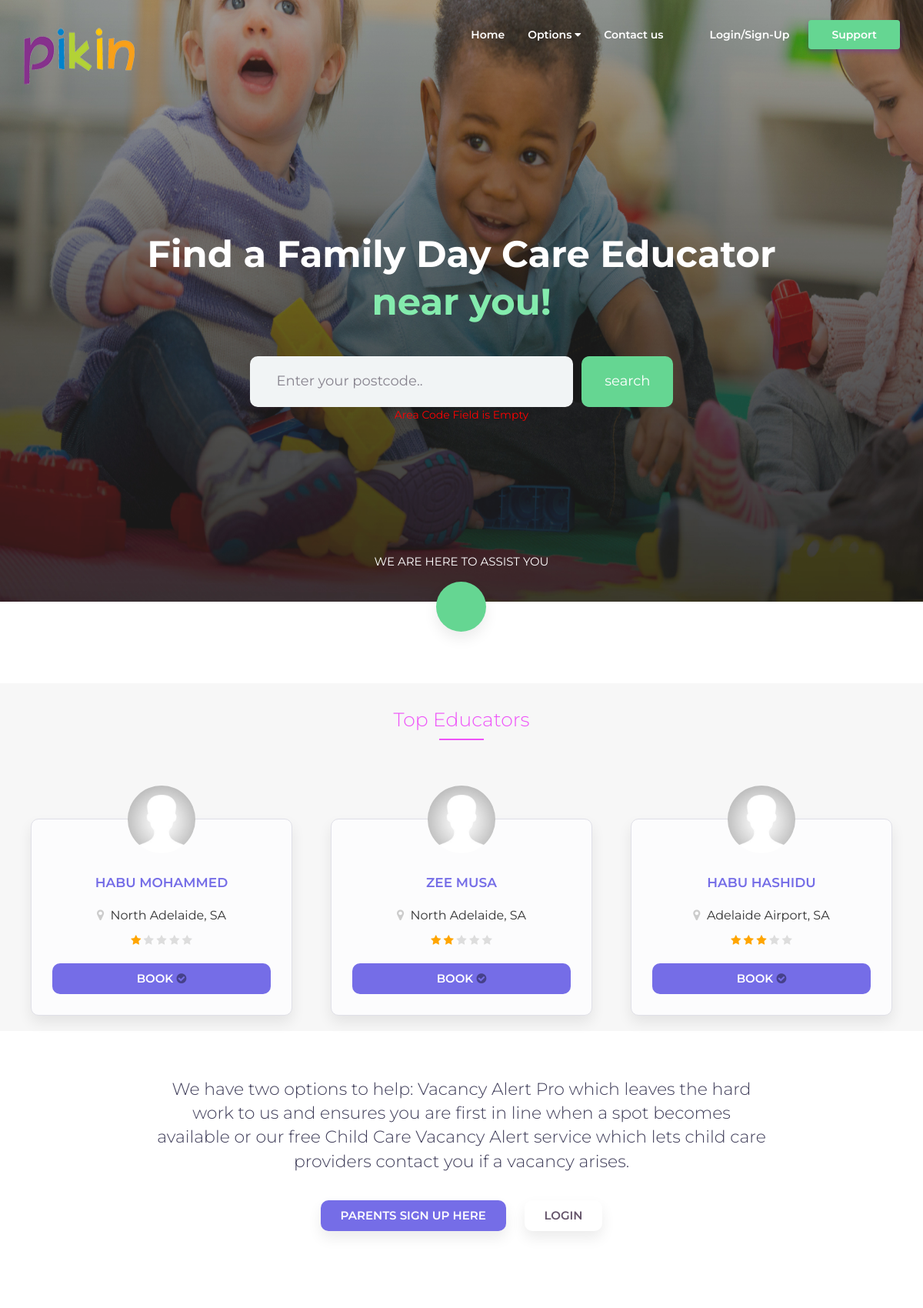
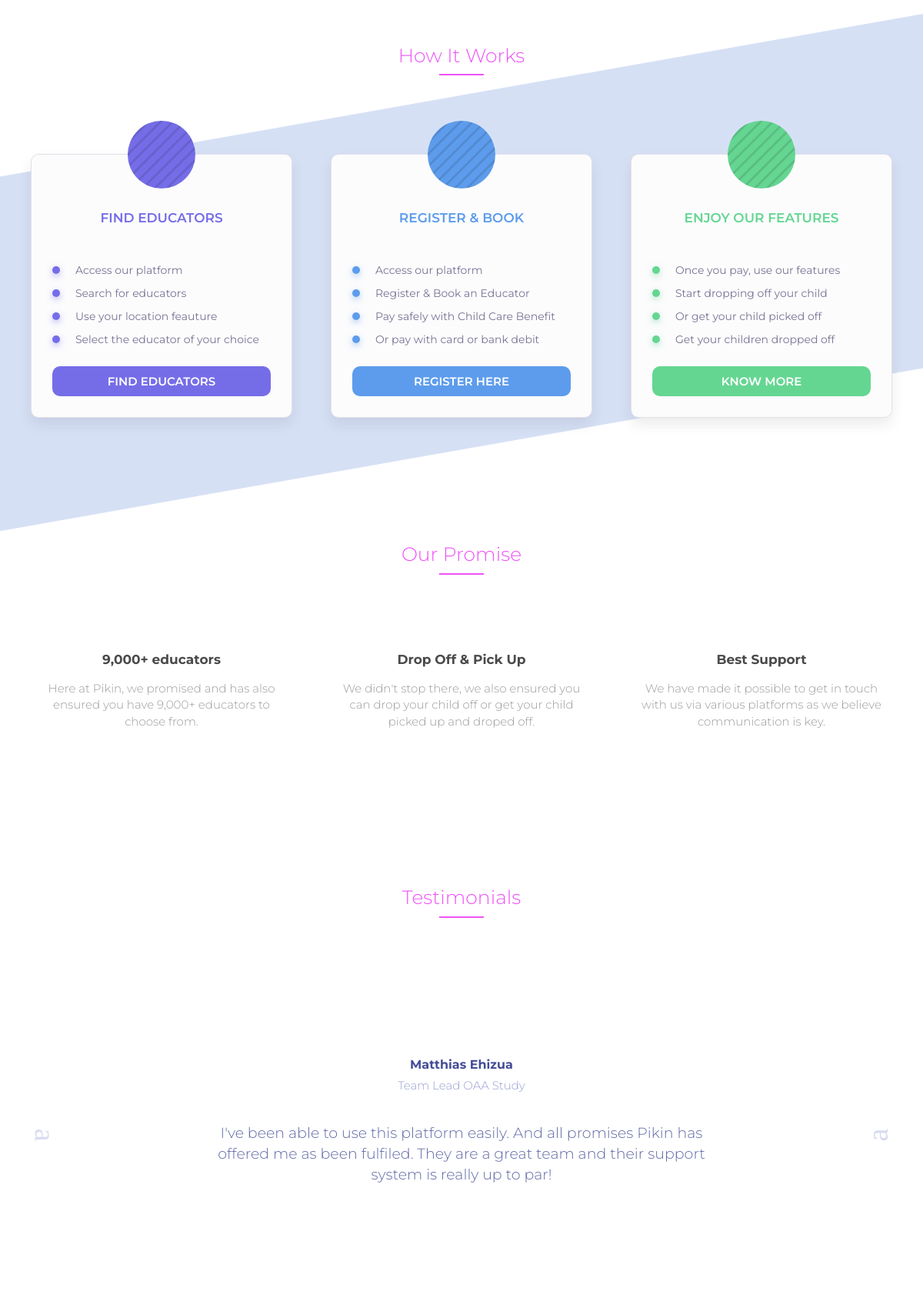
The page /index.php?NoCode=true&reason=blank (upper part) on the database its author committed (2 pictures, top to bottom).
### tables this page shows
CREATE TABLE `educators` (
  `EducatorID` int(200) NOT NULL,
  `CoordinatorID` int(11) NOT NULL,
  `firstname` text NOT NULL,
  `lastname` text NOT NULL,
  `email` varchar(30) NOT NULL,
  `password` varchar(30) NOT NULL,
  `hashkey` varchar(32) DEFAULT NULL,
  `phonenumber` varchar(30) DEFAULT NULL,
  `address` varchar(250) DEFAULT NULL,
  `suburb` varchar(250) DEFAULT NULL,
  `postcode` int(30) DEFAULT NULL,
  `avatar` varchar(255) DEFAULT 'default.jpg',
  `numkids` varchar(250) DEFAULT NULL,
  `ageofkids` varchar(50) DEFAULT NULL,
  `typeofservice` varchar(250) DEFAULT NULL,
  `servicehours` varchar(250) DEFAULT NULL,
  `rating` int(5) DEFAULT '0',
  `active` int(1) DEFAULT '0'
);

### index.php (the view, shortened to what this page needs)
<!doctype html>
<html>
<head>
<link rel="stylesheet" type="text/css" href="css/bootstrap.min.css">
<link rel="stylesheet" type="text/css" href="css/bootstrap-slider.min.css">
<link rel="stylesheet" type="text/css" href="css/font-awesome.min.css">
<link rel="stylesheet" type="text/css" href="css/slick.css">
<link rel="stylesheet" type="text/css" href="css/style.css">
</head>
<body>
<div id="header-holder">
    <div class="bg-animation"></div>
    <nav id="nav" class="navbar navbar-default navbar-full">
        <div class="container-fluid">
            <div class="container container-nav">
                <div class="row">
                    <div class="col-md-12">
                        <div class="navbar-header">
                            <a class="logo-holder" href="index.php">
                                <div class="logo" style="width:150px;height:80px"></div>
                            </a>
                        </div>
                        <div style="height: 1px;" role="main" aria-expanded="false" class="navbar-collapse collapse" id="bs">
                            <ul class="nav navbar-nav navbar-right">
                                <li><a href="index.php">Home</a></li>
                                <li class="dropdown mega">
                                    <a href="#pricing">Options <i class="fa fa-caret-down"></i></a>
                                </li>
                                <li><a href="contact.html">Contact us</a></li>
                                <li><a class="login-button" href="signin.php">Login/Sign-Up</a></li>
                                <li class="support-button-holder support-dropdown">
                                    <a class="support-button" href="#">Support</a>
                                </li>
                            </ul>
                        </div>
                    </div>
                </div>
            </div>
        </div>
    </nav>
    <div id="top-content" class="container-fluid">
        <div class="container">
            <div class="row">
                <div class="col-md-12">
                    <div class="big-title">Find a Family Day Care Educator <br>
                        <span>near you!</span>
                    </div>
                    <div class="educators-search-holder">
                        <form id="educators-search" action="search.php" method="POST">
                            <input id="educators-text" type="text" name="postcode" placeholder="Enter your postcode.." />
                            <span class="inline-button">
                                <input id="search-btn" type="submit" name="search" value="search">
                            </span>
                            <div>
                                <?php
                            $reasons = array("wrongarea" => "Incorrect Area Code", "blank" => "Area Code Field is Empty");
                            if(isset($_GET["NoCode"])){
                                if($_GET["NoCode"]) ?>
                                <font color="red"><?php echo $reasons[$_GET["reason"]];
                            }?></font>
                            </div>
                        </form>
                    </div>
                </div>
                <div class="col-md-12">
                    <div class="arrow-button-holder">
                        <a href="#pricing">
                            <div class="button-text">We are here to assist you</div>
                            <div class="arrow-icon">
                            </div>
                        </a>
                    </div>
                </div>
            </div>
        </div>
    </div>
</div>
<div class="container-fluid" style="background: #f7f7f7">
    <div class="container">
        <div class="row">
            <div class="col-md-12">
                <div class="row-title">Top Educators</div>
            </div>
        </div>
        <div class="row">
            <?php
                $popular = "SELECT * from educators LIMIT 3";
                $query = mysqli_query ($connection, $popular);
                while ($row = mysqli_fetch_assoc($query)) {
            ?>
            <div class="col-sm-6 col-md-4">
                <div class="pricing-box pricing-color1">
                    <div class="pricing-content">
                        <div class="pricing-icon" style="background: url(images/<?=$row['avatar']?>);background-size: contain;">
                        </div>
                        <div class="pricing-title"><?=$row['firstname']?> <?=$row['lastname']?></div>
                        <div class="pricing-details">
                            <br>
                            <center>
                                <span style="font-size: 16px;">
                                    <i class="fa fa-map-marker" style="color: #ccc"></i> &nbsp;<?php echo $row["suburb"]; ?>
                                </span>
                                 <div style="margin-top: 10px">
                                  <?php
                                    $user_rating = $row['rating'];
                                    for ($available_rating = 0; $available_rating < $user_rating; $available_rating++) {
                                  ?>
                                  <i class="fa fa-star" style="color: orange"></i>
                                  <?php
                                    }
                                    $no_rating = 5 - $user_rating;
                                    for ($absent_rating = 0; $absent_rating < $no_rating; $absent_rating++) {
                                  ?>
                                  <i class="fa fa-star" style="color: #ddd"></i>
                                  <?php
                                    }
                                  ?>
                                </div>
                            </center>
                        </div>
                            <br>
                        <div class="pricing-link">
                            <a class="ybtn" href="booking.php?EducatorID=<?=$row['EducatorID']?>">Book <i class="fa fa-check-circle" style="color: rgba(0,0,0,.4);"></i></a>
                        </div>
                    </div>
                </div>
            </div>
            <?php
            }
            ?>
        </div>
    </div>
</div>
<div id="info" class="container-fluid">
    <div class="container">
        <div class="row">
            <div class="col-md-12">
                <div class="info-text">We have two options to help: Vacancy Alert Pro which leaves the hard work to us and ensures you are first in line when a spot becomes available or our free Child Care Vacancy Alert service which lets child care providers contact you if a vacancy arises.</div>
                <a href="signup.php" class="ybtn ybtn-purple ybtn-shadow">Parents Sign Up Here</a>
                <a href="signin.php" class="ybtn ybtn-white ybtn-shadow">Login </a>
            </div>
        </div>
    </div>
</div>
<div id="pricing" class="container-fluid">
    <div class="container">
        <div class="row">
            <div class="col-md-12">
                <div class="row-title">How It Works</div>
            </div>
        </div>
        <div class="row">
            <div class="col-sm-6 col-md-4">
                <div class="pricing-box pricing-color1">
                    <div class="pricing-content">
                        <div class="pricing-icon">
                            <div class="special-gradiant"></div>
                        </div>
                        <div class="pricing-title">Find Educators</div>
                        <div class="pricing-details">
                            <ul>
                                <li>Access our platform</li>
                                <li>Search for educators</li>
                                <li>Use your location feauture</li>
                                <li>Select the educator of your choice</li>
                            </ul>
                        </div>
                        <div class="pricing-link">
                            <a class="ybtn" href="#">Find Educators</a>
                        </div>
                    </div>
                </div>
            </div>
            <div class="col-sm-6 col-md-4">
                <div class="pricing-box pricing-color2">
                    <div class="pricing-content">
                        <div class="pricing-icon">
                            <div class="special-gradiant"></div>
                        </div>
                        <div class="pricing-title">Register & Book</div>
                        <div class="pricing-details">
                            <ul>
                                <li>Access our platform</li>
                                <li>Register & Book an Educator</li>
                                <li>Pay safely with Child Care Benefit</li>
                                <li>Or pay with card or bank debit</li>
                            </ul>
                        </div>
                        <div class="pricing-link">
                            <a class="ybtn" href="signin.php">Register Here</a>
                        </div>
                    </div>
                </div>
            </div>
            <div class="col-sm-12 col-md-4">
                <div class="pricing-box pricing-color3">
                    <div class="pricing-content">
                        <div class="pricing-icon">
                            <div class="special-gradiant"></div>
                        </div>
                        <div class="pricing-title">Enjoy Our Features</div>
                        <div class="pricing-details">
                            <ul>
                                <li>Once you pay, use our features</li>
                                <li>Start dropping off your child</li>
                                <li>Or get your child picked off</li>
                                <li>Get your children dropped off</li>
                            </ul>
                        </div>
                        <div class="pricing-link">
                            <a class="ybtn" href="about.html">Know More</a>
                        </div>
                    </div>
                </div>
            </div>
        </div>
    </div>
</div>
<div id="more-features" class="container-fluid">
    <div class="container">
        <div class="row">
            <div class="col-md-12">
                <div class="row-title">Our Promise</div>
            </div>
        </div>
        <div class="row">
            <div class="col-sm-6 col-md-4">
                <div class="mfeature-box">
                    <div class="mfeature-title">9,000+ educators</div>
                    <div class="mfeature-details">Here at Pikin, we promised and has also ensured you have 9,000+ educators to choose from.</div>
                </div>
            </div>
            <div class="col-sm-6 col-md-4">
                <div class="mfeature-box">
                    <div class="mfeature-title">Drop Off & Pick Up</div>
                    <div class="mfeature-details">We didn't stop there, we also ensured you can drop your child off or get your child picked up and droped off.</div>
                </div>
            </div>
            <div class="col-sm-12 col-md-4">
                <div class="mfeature-box">
                    <div class="mfeature-title">Best Support</div>
                    <div class="mfeature-details">We have made it possible to get in touch with us via various platforms as we believe communication is key.</div>
                </div>
            </div>
        </div>
    </div>
</div>
<div id="testimonials" class="container-fluid">
    <div class="container">
        <div class="row">
            <div class="col-xs-12">
                <div class="row-title">Testimonials</div>
            </div>
        </div>
        <div class="row">
            <div class="col-xs-12">
                <div id="testimonials-slider">
                    <div>
                        <div class="details-holder">
                            <h4>Matthias Ehizua</h4>
                            <h5>Team Lead OAA Study</h5>
                            <p>I've been able to use this platform easily. And all promises Pikin has offered me as been fulfiled. They are a great team and their support system is really up to par!</p>
                        </div>
                    </div>
                </div>
            </div>
        </div>
    </div>
</div>
</body>
</html>

### rows shown on the page
educators: avatar (placeholder picture), firstname "HABU", lastname "MOHAMMED", suburb "North Adelaide, SA", rating 1 (drawn)
educators: avatar (placeholder picture), firstname "ZEE", lastname "MUSA", suburb "North Adelaide, SA", rating 2 (drawn)
educators: avatar (placeholder picture), firstname "HABU", lastname "HASHIDU", suburb "Adelaide Airport, SA", rating 3 (drawn)

### other values the page prints
$reasons[$_GET["reason"]] "Area Code Field is Empty"
